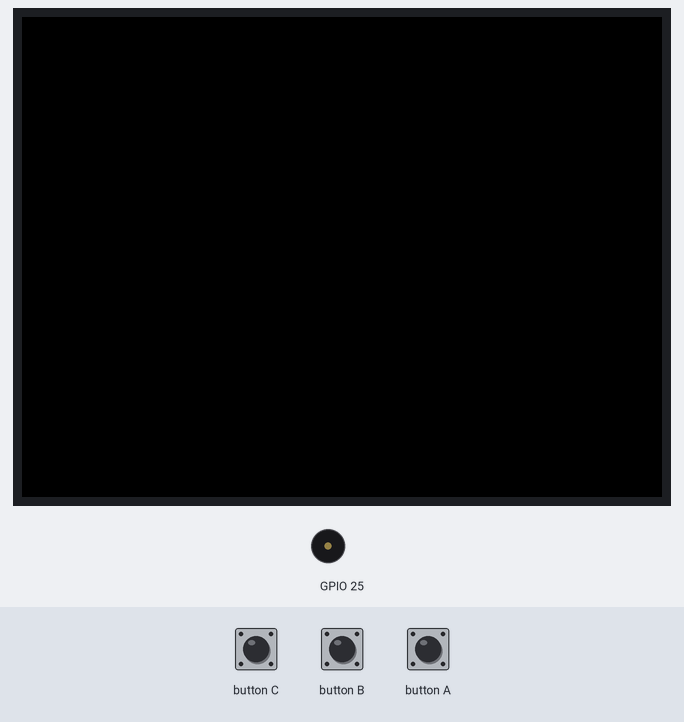
A sketch run on a simulated ESP32-S3. Parts: 320×240 colour display, buzzer (waves = sounding). The test bench sets the inputs (shaded band). WiFi joins after 1.5 s; servers stay silent unless stated; random numbers use the default seed unless the sketch sets one; what the sketch prints to the serial monitor is not drawn.

Above: at 4.7 s.
4.8 s: button A pressed for 0.15 s
At 5.32 s:
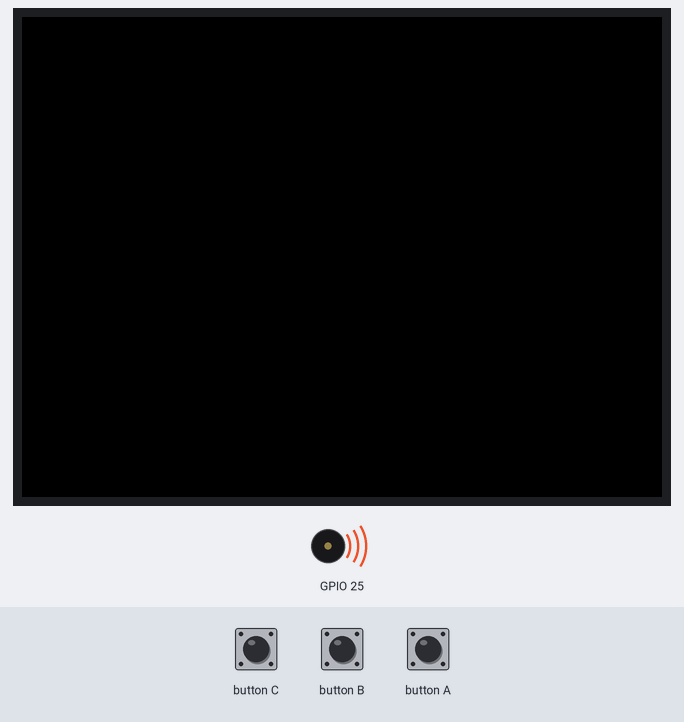
5.5 s: button A pressed for 3.2 s
10.2 s: button A pressed for 1 s
At 12.6 s:
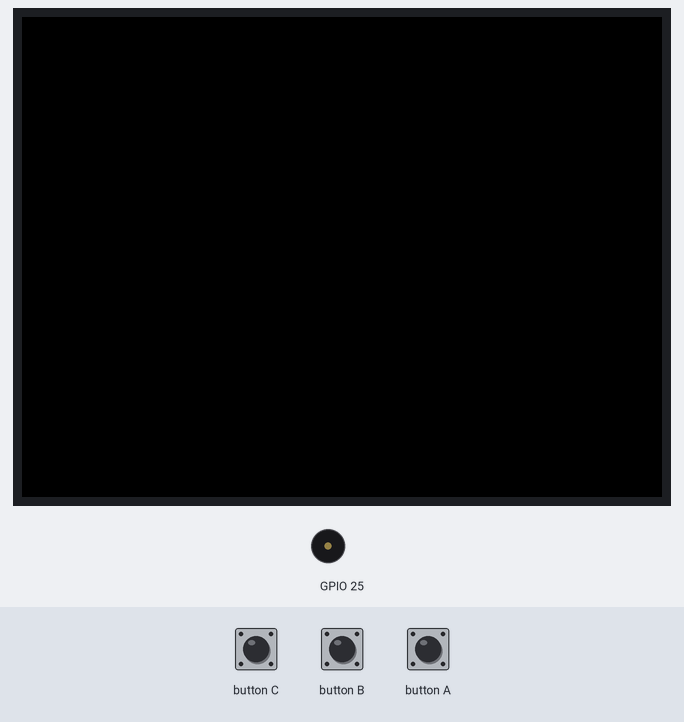
Timing chart, 0 to 14.1 s (numbered marks = the images above; inputs shaded):
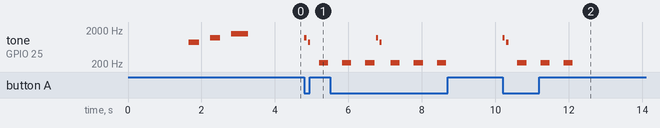

The sketch:

draw_button.ino
```cpp
// limn draw button — M5Stack Atom VoiceS3R (SKU C126-ECHO)
//
// Hold the front button, speak, release. The recording is POSTed as a
// 16 kHz mono 16-bit WAV to the limn draw server.
//
// HARD RULES (all learned on hardware 2026-11-17, see ~/devices/draw-button.md):
// 1. ES8311 mic and speaker share I2S and cannot run at the same time.
//    Every tone is bracketed by mic-stop / speaker-start / speaker-stop /
//    mic-start, and every begin() return is checked.
// 2. Never wait on M5.Speaker.isPlaying() to sequence tones — it returns
//    false immediately after tone() (async audio task), so tones clobber
//    each other. Sequence with explicit M5.delay(ms + 40).
// 3. Tone tables are {freq, ms} pairs; a freq of 0 means "silent gap" and
//    is handled as M5.delay, never tone(0, ...) (unsafe on this stack).
// 4. The AP keeps stale per-MAC association state after a warm reset
//    (side button): re-auth fails with reason 203/202 for ~2 min. Fix:
//    rotate the STA MAC's low bytes every boot — new client, instant join.
//
// Tones:
//   boot          : three ascending notes (Wi-Fi up, ready) ~3-5 s after power/reset
//   record start  : short blip after pressing (recording begins right after)
//   record stop   : short blip after release
//   success       : ascending triad (server accepted the request)
//   failure       : three low buzzes (mic error, wifi down, server error)
//
// Board: M5AtomS3R (M5Stack board package >= 3.2.2), lib M5Unified >= 0.2.8
// Upload flags that work (mac, arduino-cli):
//   --fqbn "m5stack:esp32:m5stack_atoms3r:USBMode=default,CDCOnBoot=cdc,UploadMode=cdc"
// Runs standalone on 5V USB-C power. Has an internal battery: unplug/replug
// is NOT a reset — side-button quick-press resets, ~3 s hold = download mode.

#include <M5Unified.h>
#include <WiFi.h>
#include <HTTPClient.h>
#include <esp_wifi.h>
#include <esp_mac.h>

// ---- config: edit these or pass -DWIFI_SSID='"..."' etc. -------------------
#ifndef WIFI_SSID
#define WIFI_SSID "YOUR_WIFI_SSID"
#endif
#ifndef WIFI_PASS
#define WIFI_PASS "YOUR_WIFI_PASS"
#endif
#ifndef SERVER_URL
#define SERVER_URL "http://10.0.0.180:8000/upload"
#endif

static constexpr const int SAMPLE_RATE = 16000;
static constexpr const int CHUNK_SAMPLES = 200;              // per Mic.record call
static constexpr const int MAX_SECONDS = 30;                 // hard cap
static constexpr const size_t MAX_SAMPLES = SAMPLE_RATE * MAX_SECONDS;

static int16_t *rec_buf = nullptr;  // PSRAM
static size_t rec_len = 0;          // samples recorded

static bool wifiUp() {
  return WiFi.status() == WL_CONNECTED;
}

// --- exclusive audio helpers ------------------------------------------------

static void stopMic() {
  while (M5.Mic.isRecording()) M5.delay(1);
  M5.Mic.end();
}

static bool startMic() {
  M5.Speaker.end();
  auto cfg = M5.Mic.config();
  cfg.noise_filter_level = (cfg.noise_filter_level + 8) & 255;
  M5.Mic.config(cfg);
  if (!M5.Mic.begin()) return false;
  return M5.Mic.isEnabled();
}

// Play a {freq, ms} pair table; caller guarantees the mic is stopped.
// freq 0 = silent gap. Sequenced by delay, never isPlaying() (rule 2/3).
static void playTones(const int (*seq)[2], int n) {
  M5.Speaker.begin();
  M5.Speaker.setVolume(255);
  for (int i = 0; i < n; i++) {
    int freq = seq[i][0];
    int ms = seq[i][1];
    if (freq > 0) M5.Speaker.tone(freq, ms);
    M5.delay(ms + 40);
  }
  M5.Speaker.end();
}

static const int CHIME_BOOT[][2] = {{880, 280}, {0, 220}, {1175, 280}, {0, 220}, {1568, 450}};
static const int CHIME_OK[][2] = {{660, 100}, {880, 100}, {1320, 180}};
static const int CHIME_FAIL[][2] = {{220, 250}, {0, 300}, {220, 250}, {0, 300}, {220, 250}};
static const int BLIP_START[][2] = {{1200, 60}};
static const int BLIP_STOP[][2] = {{880, 60}};

// New MAC each boot: the AP rejects re-auth from a MAC it still associates
// with a dead session (~2 min). Low bytes randomized per boot (rule 4).
static void rotateStaMac() {
  uint8_t mac[6];
  esp_read_mac(mac, ESP_MAC_WIFI_STA);  // keep Espressif OUI in mac[0..2]
  uint32_t r = esp_random();
  mac[3] = (uint8_t)(r >> 8);
  mac[4] = (uint8_t)(r >> 16);
  mac[5] = (uint8_t)(r >> 24);
  esp_wifi_set_mac(WIFI_IF_STA, mac);
}

static bool wifiConnect(uint32_t timeout_ms) {
  WiFi.disconnect();
  rotateStaMac();
  WiFi.begin(WIFI_SSID, WIFI_PASS);
  uint32_t t0 = millis();
  while (!wifiUp() && millis() - t0 < timeout_ms) M5.delay(50);
  if (wifiUp()) {
    Serial.printf("[wifi] joined, rssi=%d mac=%s\n", WiFi.RSSI(), WiFi.macAddress().c_str());
  } else {
    Serial.println("[wifi] join failed");
  }
  return wifiUp();
}

// WAV header for 16 kHz mono 16-bit PCM, |samples| samples.
static void fillWavHeader(uint8_t *h, uint32_t samples) {
  uint32_t dataSize = samples * 2;
  uint32_t fileSize = 36 + dataSize;
  uint32_t byteRate = SAMPLE_RATE * 2;
  memcpy(h, "RIFF", 4);          memcpy(h + 4, &fileSize, 4);
  memcpy(h + 8, "WAVE", 4);      memcpy(h + 12, "fmt ", 4);
  uint32_t fmtSize = 16;         memcpy(h + 16, &fmtSize, 4);
  uint16_t fmtPcm = 1;           memcpy(h + 20, &fmtPcm, 2);
  uint16_t channels = 1;         memcpy(h + 22, &channels, 2);
  memcpy(h + 24, &SAMPLE_RATE, 4);
  memcpy(h + 28, &byteRate, 4);
  uint16_t blockAlign = 2;       memcpy(h + 32, &blockAlign, 2);
  uint16_t bits = 16;            memcpy(h + 34, &bits, 2);
  memcpy(h + 36, "data", 4);     memcpy(h + 40, &dataSize, 4);
}

static bool postRecording() {
  HTTPClient http;
  if (!http.begin(SERVER_URL)) return false;
  http.setTimeout(15000);
  http.addHeader("Content-Type", "application/octet-stream");
  uint8_t header[44];
  fillWavHeader(header, rec_len);

  static uint8_t *payload = nullptr;  // header + samples, contiguous, in PSRAM
  if (!payload) payload = (uint8_t *)heap_caps_malloc(44 + MAX_SAMPLES * 2, MALLOC_CAP_SPIRAM);
  if (!payload) return false;
  memcpy(payload, header, 44);
  memcpy(payload + 44, rec_buf, rec_len * 2);

  int code = http.POST(payload, 44 + rec_len * 2);
  http.end();
  Serial.printf("[http] POST -> %d (%u samples)\n", code, (unsigned)rec_len);
  return code == 200;
}

void setup() {
  M5.begin();
  M5.Speaker.setVolume(255);
  Serial.begin(115200);

  rec_buf = (int16_t *)heap_caps_malloc(MAX_SAMPLES * 2, MALLOC_CAP_SPIRAM);
  memset(rec_buf, 0, MAX_SAMPLES * 2);

  WiFi.mode(WIFI_STA);
  wifiConnect(20000);

  if (wifiUp() && rec_buf) {
    playTones(CHIME_BOOT, 5);
  } else {
    playTones(CHIME_FAIL, 5);
  }
  if (!startMic()) {  // retry once before giving up this cycle
    M5.delay(200);
    startMic();
  }
}

void loop() {
  M5.update();

  if (!rec_buf || !wifiUp()) {  // degraded: recover wifi forever
    M5.delay(5000);
    if (!wifiConnect(10000) && rec_buf) return;
    playTones(CHIME_BOOT, 5);
    return;
  }

  if (!M5.BtnA.isPressed()) return;

  rec_len = 0;

  // Mic down -> start blip -> mic up -> record. Never tone() while mic runs.
  stopMic();
  playTones(BLIP_START, 1);
  bool micOk = startMic();
  if (micOk) {
    int fail_streak = 0;
    while (M5.BtnA.isPressed() && rec_len < MAX_SAMPLES) {
      M5.update();
      if (M5.Mic.record(&rec_buf[rec_len], CHUNK_SAMPLES, SAMPLE_RATE)) {
        rec_len += CHUNK_SAMPLES;
        fail_streak = 0;
      } else if (++fail_streak > 50) {  // ~1 s of dead mic: abort
        micOk = false;
        break;
      }
    }
  }
  stopMic();

  playTones(BLIP_STOP, 1);
  bool ok = micOk && rec_len > SAMPLE_RATE / 2 && postRecording();  // ignore <0.5s
  if (!startMic()) {
    M5.delay(200);
    startMic();
  }
  playTones(ok ? CHIME_OK : CHIME_FAIL, ok ? 3 : 5);
}
```

Measured:
- after the input at 4.8 s, tone on GPIO 25: plays 1200 Hz for 0.06 s, 880 Hz for 0.06 s, 220 Hz for 0.25 s, starting at once
- after the input at 10.2 s, tone on GPIO 25: plays 1200 Hz for 0.06 s, 880 Hz for 0.06 s, 220 Hz for 0.25 s, 220 Hz for 0.25 s, 220 Hz for 0.25 s, starting at once
